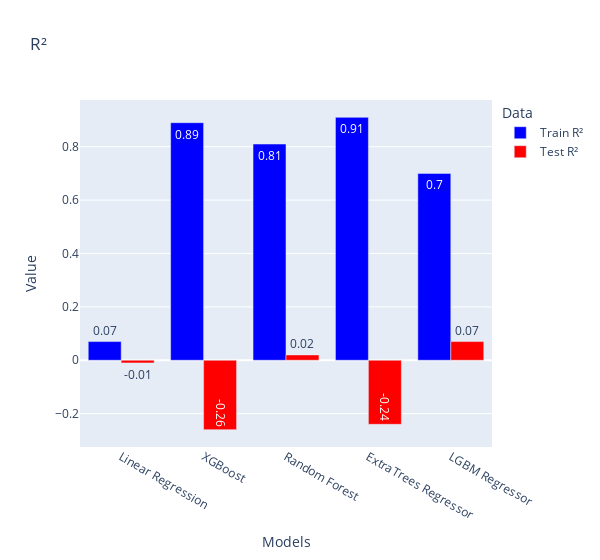

The cell this chart's notebook holds for it:
### Code cell
fig = go.Figure()

# Bar chart for R²
fig.add_trace(go.Bar(
    x=models,
    y=train_r2,
    name='Train R²',
    marker_color='blue',
    text=train_r2,  # Add this line to specify the text for each bar
    # 'auto' places the text inside the bars; you can also use 'outside' or 'inside'
    textposition='auto'
))

fig.add_trace(go.Bar(
    x=models,
    y=test_r2,
    name='Test R²',
    marker_color='red',
    text=test_r2,  # Add this line to specify the text for each bar
    # 'auto' places the text inside the bars; you can also use 'outside' or 'inside'
    textposition='auto'
))

# Update the layout
fig.update_layout(
    barmode='group',
    title='R²',
    xaxis_title='Models',
    yaxis_title='Value',
    legend_title='Data',
    width=600,
    # plot_bgcolor='rgba(0,0,0,0)',  # Set plot background color to transparent
    # paper_bgcolor='rgba(0,0,0,0)'
)

# Show the plot
fig.show()

### Figure 1 — Plotly figure (JSON) as saved in the notebook; plotly's stock layout.template omitted (floating-point values rounded to 4 significant figures)
{"data": [{"marker": {"color": "blue"}, "name": "Train R²", "text": ["0.07", "0.89", "0.81", "0.91", "0.7"], "textposition": "auto", "type": "bar", "x": ["Linear Regression", "XGBoost", "Random Forest", "ExtraTrees Regressor", "LGBM Regressor"], "y": [0.07, 0.89, 0.81, 0.91, 0.7]}, {"marker": {"color": "red"}, "name": "Test R²", "text": ["-0.01", "-0.26", "0.02", "-0.24", "0.07"], "textposition": "auto", "type": "bar", "x": ["Linear Regression", "XGBoost", "Random Forest", "ExtraTrees Regressor", "LGBM Regressor"], "y": [-0.01, -0.26, 0.02, -0.24, 0.07]}], "layout": {"barmode": "group", "legend": {"title": {"text": "Data"}}, "title": {"text": "R²"}, "width": 600, "xaxis": {"title": {"text": "Models"}}, "yaxis": {"title": {"text": "Value"}}}}
